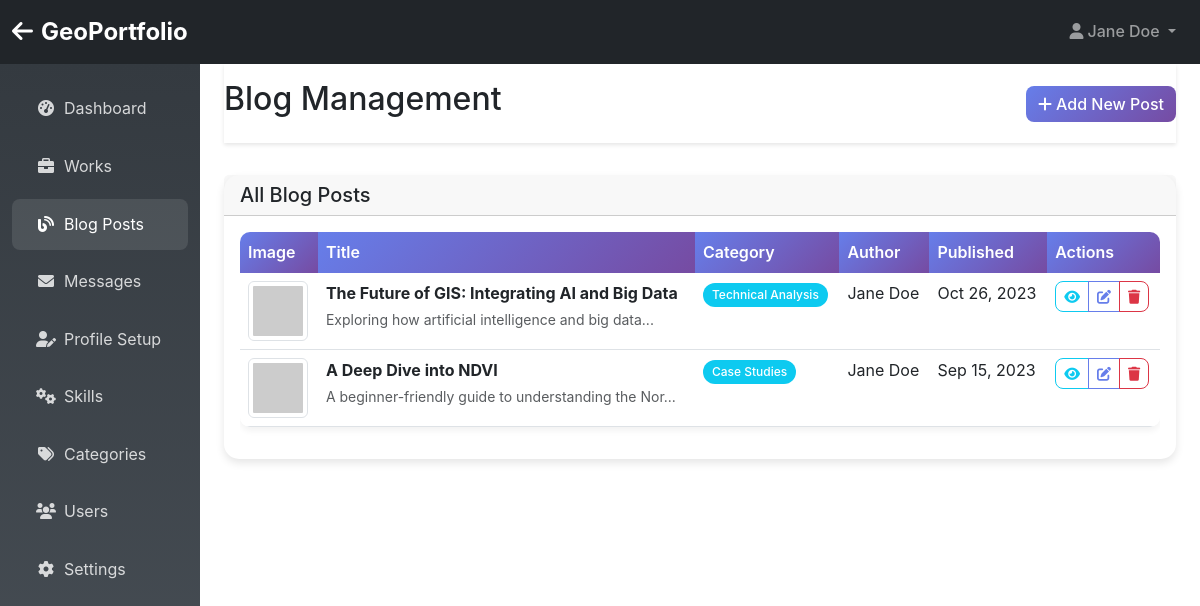
/admin/blog.php (signed in), run on the app's committed database.
### tables this page shows
CREATE TABLE site_settings (
    id INT AUTO_INCREMENT PRIMARY KEY,
    setting_key VARCHAR(100) UNIQUE NOT NULL,
    setting_value TEXT,
    created_at TIMESTAMP DEFAULT CURRENT_TIMESTAMP,
    updated_at TIMESTAMP DEFAULT CURRENT_TIMESTAMP ON UPDATE CURRENT_TIMESTAMP
);

CREATE TABLE blog_posts (
    id INT AUTO_INCREMENT PRIMARY KEY,
    title VARCHAR(255) NOT NULL,
    summary TEXT NOT NULL,
    content LONGTEXT NOT NULL,
    image_url VARCHAR(500),
    publish_date DATE NOT NULL,
    author VARCHAR(255) NOT NULL,
    category VARCHAR(100) NOT NULL,
    image_style ENUM('cover', 'contain') DEFAULT 'cover',
    place VARCHAR(255),
    created_at TIMESTAMP DEFAULT CURRENT_TIMESTAMP,
    updated_at TIMESTAMP DEFAULT CURRENT_TIMESTAMP ON UPDATE CURRENT_TIMESTAMP
);

### includes/functions.php (called while the page is built, shortened)
<?php
function formatDate($date, $format = 'M d, Y') {
    return date($format, strtotime($date));
}
function truncateText($text, $length = 150, $suffix = '...') {
    return substr($text, 0, $length) . $suffix;
}
function getSiteSetting($key, $default = '') {
    $db = getDB();
    $stmt = $db->prepare("SELECT setting_value FROM site_settings WHERE setting_key = ?");
    $stmt->execute([$key]);
    $result = $stmt->fetch();
    return $result ? $result['setting_value'] : $default;
}
?>

### config/database.php (called while the page is built, shortened)
<?php
class Database {
    private static $instance = null;
    private $connection;
    private $host = 'localhost';
    private $database = 'geoportfolio_pro';
    private $username = 'root';
    private $password = '';
    private $charset = 'utf8mb4';
    private function __construct() {
        $dsn = "mysql:host={$this->host};dbname={$this->database};charset={$this->charset}";
        $options = [
            PDO::ATTR_ERRMODE => PDO::ERRMODE_EXCEPTION,
            PDO::ATTR_DEFAULT_FETCH_MODE => PDO::FETCH_ASSOC,
            PDO::ATTR_EMULATE_PREPARES => false,
        ];
        try {
            $this->connection = new PDO($dsn, $this->username, $this->password, $options);
        } catch (PDOException $e) {
            throw new PDOException($e->getMessage(), (int)$e->getCode());
        }
    }
    public static function getInstance() {
        if (self::$instance === null) {
            self::$instance = new self();
        }
        return self::$instance;
    }
    public function getConnection() {
        return $this->connection;
    }
}
function getDB() {
    return Database::getInstance()->getConnection();
}
?>

### includes/models.php (called while the page is built, shortened)
<?php
class BlogModel {
    private $db;
    public function __construct() {
        $this->db = getDB();
    }
    public function getAll($category = null, $limit = null) {
        $query = "SELECT * FROM blog_posts WHERE 1=1";
        $params = [];
        $query .= " ORDER BY publish_date DESC, created_at DESC";
        $stmt = $this->db->prepare($query);
        $stmt->execute($params);
        return $stmt->fetchAll();
    }
}
?>

### admin/blog.php (the view, shortened to what this page needs)
<?php
require_once '../config/database.php';
require_once '../includes/functions.php';
require_once '../includes/models.php';
$blogModel = new BlogModel();
$blogs = $blogModel->getAll();
?>
<!DOCTYPE html>
<html lang="en">
<head>
    <link href="https://cdn.jsdelivr.net/npm/bootstrap@5.3.0/dist/css/bootstrap.min.css" rel="stylesheet">
    <link href="https://cdnjs.cloudflare.com/ajax/libs/font-awesome/6.0.0/css/all.min.css" rel="stylesheet">
    <link href="../assets/css/style.css" rel="stylesheet">
</head>
<body>
    <?php include 'templates/admin-navbar.php'; ?>
    <div class="container-fluid">
        <div class="row">
            <?php include 'templates/admin-sidebar.php'; ?>
            <main class="col-md-9 ms-sm-auto col-lg-10 px-md-4">
                <div class="admin-header">
                    <div class="d-flex justify-content-between flex-wrap flex-md-nowrap align-items-center">
                        <h1 class="h2">Blog Management</h1>
                        <div class="btn-toolbar mb-2 mb-md-0">
                            <button type="button" class="btn btn-primary" data-bs-toggle="modal" data-bs-target="#blogModal">
                                <i class="fas fa-plus me-1"></i>Add New Post
                            </button>
                        </div>
                    </div>
                </div>
                <div class="card shadow">
                    <div class="card-header">
                        <h5 class="mb-0">All Blog Posts</h5>
                    </div>
                    <div class="card-body">
                        <?php if ($blogs): ?>
                            <div class="table-responsive">
                                <table class="table table-hover">
                                    <thead>
                                        <tr>
                                            <th>Image</th>
                                            <th>Title</th>
                                            <th>Category</th>
                                            <th>Author</th>
                                            <th>Published</th>
                                            <th>Actions</th>
                                        </tr>
                                    </thead>
                                    <tbody>
                                        <?php foreach ($blogs as $blog): ?>
                                            <tr>
                                                <td>
                                                    <?php if ($blog['image_url']): ?>
                                                        <img src="<?php echo htmlspecialchars($blog['image_url']); ?>"
                                                             alt="<?php echo htmlspecialchars($blog['title']); ?>"
                                                             class="img-thumbnail" style="width: 60px; height: 60px; object-fit: cover;">
                                                    <?php else: ?>
                                                        <div class="bg-light d-flex align-items-center justify-content-center" style="width: 60px; height: 60px;">
                                                            <i class="fas fa-image text-muted"></i>
                                                        </div>
                                                    <?php endif; ?>
                                                </td>
                                                <td>
                                                    <strong><?php echo htmlspecialchars($blog['title']); ?></strong>
                                                    <br>
                                                    <small class="text-muted"><?php echo truncateText($blog['summary'], 50); ?></small>
                                                </td>
                                                <td><span class="badge bg-info"><?php echo htmlspecialchars($blog['category']); ?></span></td>
                                                <td><?php echo htmlspecialchars($blog['author']); ?></td>
                                                <td><?php echo formatDate($blog['publish_date']); ?></td>
                                                <td>
                                                    <div class="btn-group btn-group-sm">
                                                        <a href="../blog-detail.php?id=<?php echo $blog['id']; ?>"
                                                           class="btn btn-outline-info" target="_blank" title="View">
                                                            <i class="fas fa-eye"></i>
                                                        </a>
                                                        <a href="?edit=<?php echo $blog['id']; ?>"
                                                           class="btn btn-outline-primary" title="Edit">
                                                            <i class="fas fa-edit"></i>
                                                        </a>
                                                        <button type="button" class="btn btn-outline-danger"
                                                                onclick="deleteBlog(<?php echo $blog['id']; ?>)" title="Delete">
                                                            <i class="fas fa-trash"></i>
                                                        </button>
                                                    </div>
                                                </td>
                                            </tr>
                                        <?php endforeach; ?>
                                    </tbody>
                                </table>
                            </div>
                        <?php endif; ?>
                    </div>
                </div>
            </main>
        </div>
    </div>
</body>
</html>

### admin/templates/admin-navbar.php (shortened to what this page needs)
<nav class="navbar navbar-expand-lg navbar-dark bg-dark">
    <div class="container-fluid">
        <a class="navbar-brand" href="../index.php">
            <i class="fas fa-arrow-left me-2"></i><?php echo htmlspecialchars(getSiteSetting('site_title', 'GeoPortfolio')); ?>
        </a>
        <div class="navbar-nav ms-auto">
            <div class="nav-item dropdown">
                <a class="nav-link dropdown-toggle" href="#" role="button" data-bs-toggle="dropdown">
                    <i class="fas fa-user me-1"></i><?php echo htmlspecialchars($_SESSION['user_name'] ?? 'User'); ?>
                </a>
            </div>
        </div>
    </div>
</nav>

### assets/css/style.css (style rules this page uses)
:root { --primary-color: #667eea; --secondary-color: #764ba2; --dark-color: #343a40; --light-color: #f8f9fa; }
body { font-family: 'Inter', -apple-system, BlinkMacSystemFont, sans-serif; line-height: 1.6; }
.navbar-brand { font-size: 1.5rem; font-weight: 700; }
.navbar-nav .nav-link { font-weight: 500; margin: 0 0.25rem; transition: all 0.3s ease; }
.card { border: none; border-radius: 15px; transition: all 0.3s ease; }
.btn { border-radius: 8px; font-weight: 500; transition: all 0.3s ease; }
.btn-primary { background: linear-gradient(135deg, var(--primary-color) 0%, var(--secondary-color) 100%); border: none; }
.btn-outline-primary { color: var(--primary-color); border-color: var(--primary-color); }
.badge { font-weight: 500; border-radius: 20px; padding: 0.5em 0.75em; }
.admin-header { background: white; box-shadow: 0 2px 4px rgba(0,0,0,0.1); padding: 1rem 0; margin-bottom: 2rem; }
.table { border-radius: 10px; overflow: hidden; box-shadow: 0 4px 6px rgba(0,0,0,0.05); }
.table thead th { background: linear-gradient(135deg, var(--primary-color) 0%, var(--secondary-color) 100%); color: white; font-weight: 600; border: none; }
.shadow { box-shadow: 0 4px 8px rgba(0,0,0,0.1) !important; }

### data on the page
site_settings: setting_value "GeoPortfolio"
blog_posts: title "The Future of GIS: Integrating AI and Big Data", summary "Exploring how artificial intelligence and big data...", category "Technical Analysis", author "Jane Doe", publish_date "Oct 26, 2023"
blog_posts: title "A Deep Dive into NDVI", summary "A beginner-friendly guide to understanding the Nor...", category "Case Studies", author "Jane Doe", publish_date "Sep 15, 2023"

### other printed values
$_SESSION['user_name'] "Jane Doe"
